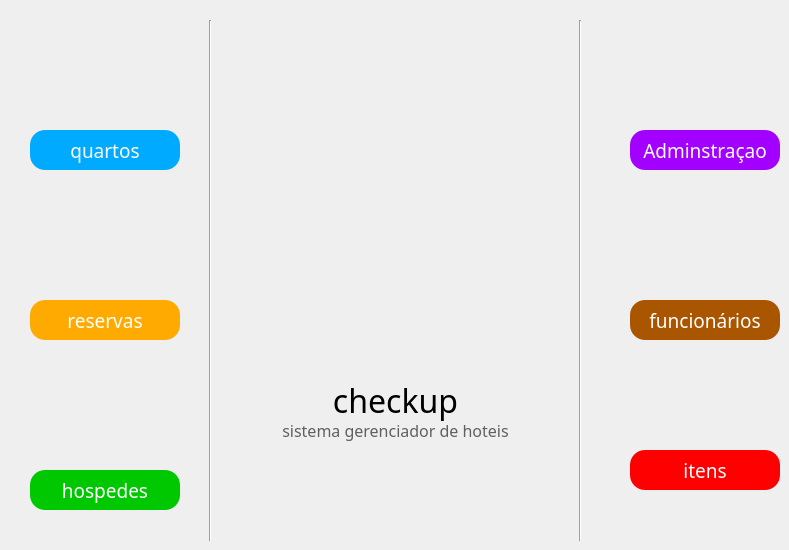
      <widget class="QWidget" name="pg_inicio">
       <widget class="QLabel" name="label">
        <property name="geometry">
         <rect>
          <x>270</x>
          <y>70</y>
          <width>241</width>
          <height>291</height>
         </rect>
        </property>
        <property name="text">
         <string/>
        </property>
        <property name="pixmap">
         <pixmap>../config/img/icone.png</pixmap>
        </property>
        <property name="scaledContents">
         <bool>true</bool>
        </property>
       </widget>
       <widget class="QLabel" name="label_2">
        <property name="geometry">
         <rect>
          <x>60</x>
          <y>60</y>
          <width>92</width>
          <height>81</height>
         </rect>
        </property>
        <property name="font">
         <font>
          <family>Bebas Neue</family>
          <pointsize>20</pointsize>
         </font>
        </property>
        <property name="text">
         <string/>
        </property>
        <property name="pixmap">
         <pixmap>../config/img/cama.png</pixmap>
        </property>
        <property name="scaledContents">
         <bool>true</bool>
        </property>
        <property name="alignment">
         <set>Qt::AlignCenter</set>
        </property>
       </widget>
       <widget class="QPushButton" name="btQuartos">
        <property name="geometry">
         <rect>
          <x>30</x>
          <y>130</y>
          <width>150</width>
          <height>40</height>
         </rect>
        </property>
        <property name="sizePolicy">
         <sizepolicy hsizetype="Minimum" vsizetype="Expanding">
          <horstretch>0</horstretch>
          <verstretch>0</verstretch>
         </sizepolicy>
        </property>
        <property name="font">
         <font>
          <family>Bebas Neue</family>
          <pointsize>14</pointsize>
         </font>
        </property>
        <property name="styleSheet">
         <string notr="true">background-color: rgb(0, 170, 255);
color: white;
border-radius: 15px;</string>
        </property>
        <property name="text">
         <string>quartos</string>
        </property>
        <property name="iconSize">
         <size>
          <width>80</width>
          <height>80</height>
         </size>
        </property>
        <property name="flat">
         <bool>false</bool>
        </property>
       </widget>
       <widget class="QPushButton" name="btReservas">
        <property name="geometry">
         <rect>
          <x>30</x>
          <y>300</y>
          <width>150</width>
          <height>40</height>
         </rect>
        </property>
        <property name="sizePolicy">
         <sizepolicy hsizetype="Minimum" vsizetype="Expanding">
          <horstretch>0</horstretch>
          <verstretch>0</verstretch>
         </sizepolicy>
        </property>
        <property name="font">
         <font>
          <family>Bebas Neue</family>
          <pointsize>14</pointsize>
         </font>
        </property>
        <property name="styleSheet">
         <string notr="true">background-color: rgb(255, 170, 0);
color: white;
border-radius: 15px;</string>
        </property>
        <property name="text">
         <string>reservas</string>
        </property>
        <property name="iconSize">
         <size>
          <width>80</width>
          <height>80</height>
         </size>
        </property>
        <property name="flat">
         <bool>false</bool>
        </property>
       </widget>
       <widget class="QLabel" name="label_3">
        <property name="geometry">
         <rect>
          <x>60</x>
          <y>220</y>
          <width>92</width>
          <height>81</height>
         </rect>
        </property>
        <property name="font">
         <font>
          <family>Bebas Neue</family>
          <pointsize>20</pointsize>
         </font>
        </property>
        <property name="text">
         <string/>
        </property>
        <property name="pixmap">
         <pixmap>../config/img/key.png</pixmap>
        </property>
        <property name="scaledContents">
         <bool>true</bool>
        </property>
        <property name="alignment">
         <set>Qt::AlignCenter</set>
        </property>
       </widget>
       <widget class="QPushButton" name="btHospedes">
        <property name="geometry">
         <rect>
          <x>30</x>
          <y>470</y>
          <width>150</width>
          <height>40</height>
         </rect>
        </property>
        <property name="sizePolicy">
         <sizepolicy hsizetype="Minimum" vsizetype="Expanding">
          <horstretch>0</horstretch>
          <verstretch>0</verstretch>
         </sizepolicy>
        </property>
        <property name="font">
         <font>
          <family>Bebas Neue</family>
          <pointsize>14</pointsize>
         </font>
        </property>
        <property name="styleSheet">
         <string notr="true">background-color: rgb(0, 200, 0);
color: white;
border-radius: 15px;</string>
        </property>
        <property name="text">
         <string>hospedes</string>
        </property>
        <property name="iconSize">
         <size>
          <width>80</width>
          <height>80</height>
         </size>
        </property>
        <property name="flat">
         <bool>false</bool>
        </property>
       </widget>
       <widget class="QLabel" name="label_4">
        <property name="geometry">
         <rect>
          <x>60</x>
          <y>390</y>
          <width>92</width>
          <height>81</height>
         </rect>
        </property>
        <property name="font">
         <font>
          <family>Bebas Neue</family>
          <pointsize>20</pointsize>
         </font>
        </property>
        <property name="text">
         <string/>
        </property>
        <property name="pixmap">
         <pixmap>../config/img/hospedes.png</pixmap>
        </property>
        <property name="scaledContents">
         <bool>true</bool>
        </property>
        <property name="alignment">
         <set>Qt::AlignCenter</set>
        </property>
       </widget>
       <widget class="QPushButton" name="btAdminstracao">
        <property name="geometry">
         <rect>
          <x>630</x>
          <y>130</y>
          <width>150</width>
          <height>40</height>
         </rect>
        </property>
        <property name="sizePolicy">
         <sizepolicy hsizetype="Minimum" vsizetype="Expanding">
          <horstretch>0</horstretch>
          <verstretch>0</verstretch>
         </sizepolicy>
        </property>
        <property name="font">
         <font>
          <family>Bebas Neue</family>
          <pointsize>14</pointsize>
         </font>
        </property>
        <property name="styleSheet">
         <string notr="true">background-color: rgb(162, 0, 255);
color: white;
border-radius: 15px;</string>
        </property>
        <property name="text">
         <string>Adminstraçao</string>
        </property>
        <property name="iconSize">
         <size>
          <width>80</width>
          <height>80</height>
         </size>
        </property>
        <property name="flat">
         <bool>false</bool>
        </property>
       </widget>
       <widget class="QLabel" name="label_5">
        <property name="geometry">
         <rect>
          <x>660</x>
          <y>50</y>
          <width>92</width>
          <height>81</height>
         </rect>
        </property>
        <property name="font">
         <font>
          <family>Bebas Neue</family>
          <pointsize>20</pointsize>
         </font>
        </property>
        <property name="text">
         <string/>
        </property>
        <property name="pixmap">
         <pixmap>../config/img/dashboard.png</pixmap>
        </property>
        <property name="scaledContents">
         <bool>true</bool>
        </property>
        <property name="alignment">
         <set>Qt::AlignCenter</set>
        </property>
       </widget>
       <widget class="QPushButton" name="btFuncionarios">
        <property name="geometry">
         <rect>
          <x>630</x>
          <y>300</y>
          <width>150</width>
          <height>40</height>
         </rect>
        </property>
        <property name="sizePolicy">
         <sizepolicy hsizetype="Minimum" vsizetype="Expanding">
          <horstretch>0</horstretch>
          <verstretch>0</verstretch>
         </sizepolicy>
        </property>
        <property name="font">
         <font>
          <family>Bebas Neue</family>
          <pointsize>14</pointsize>
         </font>
        </property>
        <property name="styleSheet">
         <string notr="true">background-color: rgb(170, 85, 0);
color: white;
border-radius: 15px;</string>
        </property>
        <property name="text">
         <string>funcionários</string>
        </property>
        <property name="iconSize">
         <size>
          <width>80</width>
          <height>80</height>
         </size>
        </property>
        <property name="flat">
         <bool>false</bool>
        </property>
       </widget>
       <widget class="QLabel" name="label_6">
        <property name="geometry">
         <rect>
          <x>660</x>
          <y>220</y>
          <width>92</width>
          <height>81</height>
         </rect>
        </property>
        <property name="font">
         <font>
          <family>Bebas Neue</family>
          <pointsize>20</pointsize>
         </font>
        </property>
        <property name="text">
         <string/>
        </property>
        <property name="pixmap">
         <pixmap>../config/img/funcionarios.png</pixmap>
        </property>
        <property name="scaledContents">
         <bool>true</bool>
        </property>
        <property name="alignment">
         <set>Qt::AlignCenter</set>
        </property>
       </widget>
       <widget class="QLabel" name="label_7">
        <property name="geometry">
         <rect>
          <x>660</x>
          <y>370</y>
          <width>92</width>
          <height>81</height>
         </rect>
        </property>
        <property name="font">
         <font>
          <family>Bebas Neue</family>
          <pointsize>20</pointsize>
         </font>
        </property>
        <property name="text">
         <string/>
        </property>
        <property name="pixmap">
         <pixmap>../config/img/itens.webp</pixmap>
        </property>
        <property name="scaledContents">
         <bool>true</bool>
        </property>
        <property name="alignment">
         <set>Qt::AlignCenter</set>
        </property>
       </widget>
       <widget class="QPushButton" name="pushButton_6">
        <property name="geometry">
         <rect>
          <x>630</x>
          <y>450</y>
          <width>150</width>
          <height>40</height>
         </rect>
        </property>
        <property name="sizePolicy">
         <sizepolicy hsizetype="Minimum" vsizetype="Expanding">
          <horstretch>0</horstretch>
          <verstretch>0</verstretch>
         </sizepolicy>
        </property>
        <property name="font">
         <font>
          <family>Bebas Neue</family>
          <pointsize>14</pointsize>
         </font>
        </property>
        <property name="styleSheet">
         <string notr="true">background-color: rgb(255, 0, 0);
color: white;
border-radius: 15px;</string>
        </property>
        <property name="text">
         <string>itens</string>
        </property>
        <property name="iconSize">
         <size>
          <width>80</width>
          <height>80</height>
         </size>
        </property>
        <property name="flat">
         <bool>false</bool>
        </property>
       </widget>
       <widget class="Line" name="line_2">
        <property name="geometry">
         <rect>
          <x>200</x>
          <y>20</y>
          <width>20</width>
          <height>521</height>
         </rect>
        </property>
        <property name="orientation">
         <enum>Qt::Vertical</enum>
        </property>
       </widget>
       <widget class="Line" name="line_7">
        <property name="geometry">
         <rect>
          <x>570</x>
          <y>20</y>
          <width>20</width>
          <height>521</height>
         </rect>
        </property>
        <property name="orientation">
         <enum>Qt::Vertical</enum>
        </property>
       </widget>
       <widget class="QLabel" name="label_8">
        <property name="geometry">
         <rect>
          <x>250</x>
          <y>360</y>
          <width>291</width>
          <height>81</height>
         </rect>
        </property>
        <property name="font">
         <font>
          <family>Bebas Neue</family>
          <pointsize>24</pointsize>
         </font>
        </property>
        <property name="text">
         <string>checkup</string>
        </property>
        <property name="alignment">
         <set>Qt::AlignCenter</set>
        </property>
       </widget>
       <widget class="QLabel" name="label_9">
        <property name="geometry">
         <rect>
          <x>270</x>
          <y>410</y>
          <width>251</width>
          <height>41</height>
         </rect>
        </property>
        <property name="font">
         <font>
          <family>Bebas Neue</family>
          <pointsize>12</pointsize>
         </font>
        </property>
        <property name="styleSheet">
         <string notr="true">color: rgb(96, 96, 96);</string>
        </property>
        <property name="text">
         <string>sistema gerenciador de hoteis</string>
        </property>
        <property name="alignment">
         <set>Qt::AlignCenter</set>
        </property>
       </widget>
      </widget>
